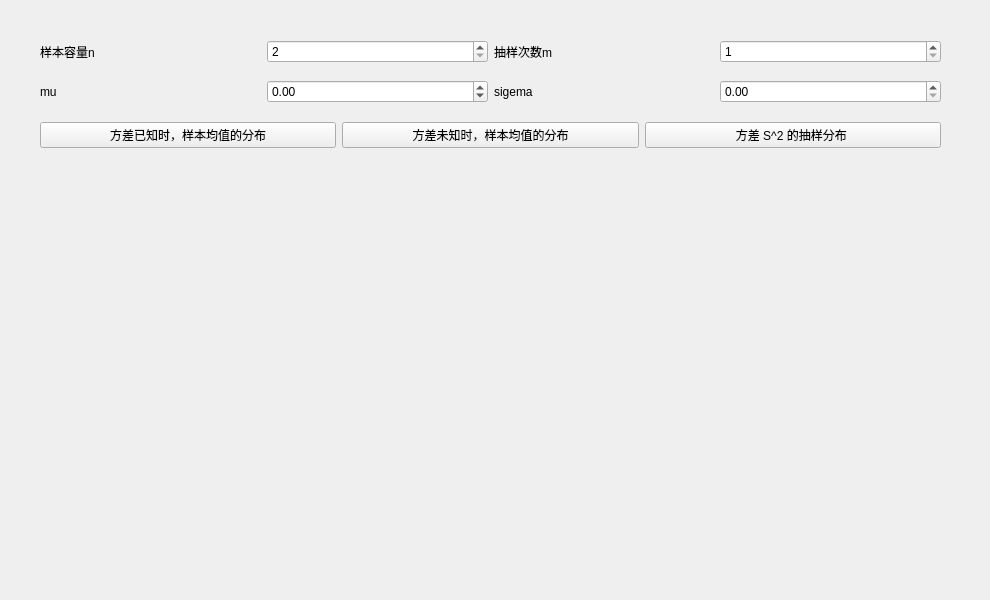
<?xml version="1.0" encoding="UTF-8"?>
<ui version="4.0">
 <class>Sd_SingleNormal_Form</class>
 <widget class="QWidget" name="Sd_SingleNormal_Form">
  <property name="geometry">
   <rect>
    <x>0</x>
    <y>0</y>
    <width>990</width>
    <height>600</height>
   </rect>
  </property>
  <property name="windowTitle">
   <string>单个正态总体抽样分布</string>
  </property>
  <widget class="Plot" name="widget" native="true">
   <property name="geometry">
    <rect>
     <x>40</x>
     <y>180</y>
     <width>901</width>
     <height>391</height>
    </rect>
   </property>
  </widget>
  <widget class="QWidget" name="layoutWidget">
   <property name="geometry">
    <rect>
     <x>40</x>
     <y>120</y>
     <width>901</width>
     <height>30</height>
    </rect>
   </property>
   <layout class="QHBoxLayout" name="horizontalLayout">
    <item>
     <widget class="QPushButton" name="pushButton">
      <property name="text">
       <string>方差已知时，样本均值的分布</string>
      </property>
     </widget>
    </item>
    <item>
     <widget class="QPushButton" name="pushButton_2">
      <property name="text">
       <string>方差未知时，样本均值的分布</string>
      </property>
     </widget>
    </item>
    <item>
     <widget class="QPushButton" name="pushButton_3">
      <property name="text">
       <string>方差 S^2 的抽样分布 </string>
      </property>
     </widget>
    </item>
   </layout>
  </widget>
  <widget class="QWidget" name="layoutWidget">
   <property name="geometry">
    <rect>
     <x>40</x>
     <y>40</y>
     <width>901</width>
     <height>23</height>
    </rect>
   </property>
   <layout class="QHBoxLayout" name="horizontalLayout_2">
    <item>
     <widget class="QLabel" name="label">
      <property name="text">
       <string>样本容量n</string>
      </property>
     </widget>
    </item>
    <item>
     <widget class="QSpinBox" name="spinBox_n">
      <property name="minimum">
       <number>2</number>
      </property>
      <property name="maximum">
       <number>999999999</number>
      </property>
     </widget>
    </item>
    <item>
     <widget class="QLabel" name="label_2">
      <property name="text">
       <string>抽样次数m</string>
      </property>
     </widget>
    </item>
    <item>
     <widget class="QSpinBox" name="spinBox_m">
      <property name="minimum">
       <number>1</number>
      </property>
      <property name="maximum">
       <number>999999999</number>
      </property>
     </widget>
    </item>
   </layout>
  </widget>
  <widget class="QWidget" name="layoutWidget_2">
   <property name="geometry">
    <rect>
     <x>40</x>
     <y>80</y>
     <width>901</width>
     <height>23</height>
    </rect>
   </property>
   <layout class="QHBoxLayout" name="horizontalLayout_3">
    <item>
     <widget class="QLabel" name="label_3">
      <property name="text">
       <string>mu</string>
      </property>
     </widget>
    </item>
    <item>
     <widget class="QDoubleSpinBox" name="doubleSpinBox">
      <property name="minimum">
       <double>-9999999999999999635896294965248.000000000000000</double>
      </property>
      <property name="maximum">
       <double>9999999999999999583119736832.000000000000000</double>
      </property>
     </widget>
    </item>
    <item>
     <widget class="QLabel" name="label_4">
      <property name="text">
       <string>sigema</string>
      </property>
     </widget>
    </item>
    <item>
     <widget class="QDoubleSpinBox" name="doubleSpinBox_2">
      <property name="minimum">
       <double>0.000000000000000</double>
      </property>
      <property name="maximum">
       <double>9999999999999999583119736832.000000000000000</double>
      </property>
     </widget>
    </item>
   </layout>
  </widget>
 </widget>
 <customwidgets>
  <customwidget>
   <class>Plot</class>
   <extends>QWidget</extends>
   <header location="global">Plot.h</header>
   <container>1</container>
  </customwidget>
 </customwidgets>
 <resources/>
 <connections/>
</ui>
